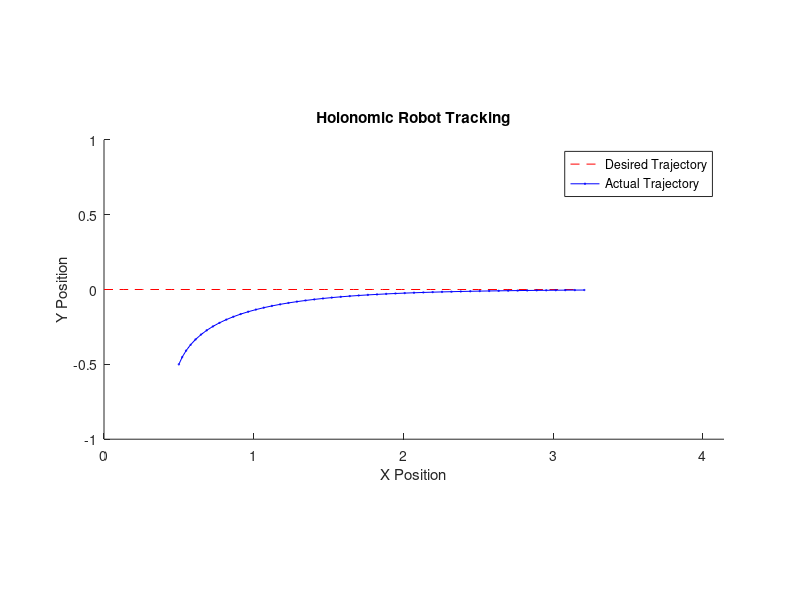
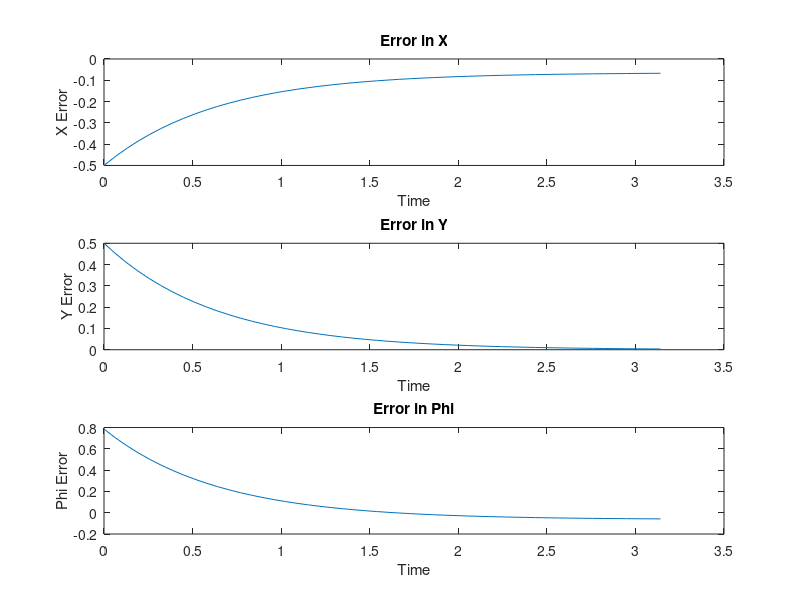

Write the MATLAB code that produced these figures, in order.
%code help taken from gpt after finding the equation for q
t = linspace(0, pi, 50);  % Time
xr = t;  % Desired trajectory for x
yr = zeros(size(t));  % Desired trajectory for y, zero as y is zero all the time
phi_r = t;  % Desired phi

% Initial pose
x = 0.5;
y = -0.5;
phi = -pi/4;

kp = 1.5;  

%storing the values in an array
x_actual = zeros(size(t));
y_actual = zeros(size(t)); 
phi_actual = zeros(size(t));
x_actual(1) = x;
y_actual(1) = y;
phi_actual(1) = phi;

% Set up figure for visualization
figure;
hold on;
axis equal;
xlim([0, pi+1]);
ylim([-1, 1]);
title('Holonomic Robot Tracking');
xlabel('X Position');
ylabel('Y Position');

% Plot the desired trajectory (xr, yr)
plot(xr, yr, '--r', 'DisplayName', 'Desired Trajectory');
legend;

% Simulation loop
robot_plot = plot(x, y, 'bo-', 'MarkerSize', 1, 'DisplayName', 'Actual Trajectory');

for i = 2:length(t)
    % Current desired pose
    q_desired = [xr(i); yr(i); phi_r(i)];
    q_actual = [x_actual(i-1); y_actual(i-1); phi_actual(i-1)];
    
    %Feedforward + Feedback
    q = [1 + kp*(xr(i) - x_actual(i-1)); 
         kp*(yr(i) - y_actual(i-1)); 
         1 + kp*(phi_r(i) - phi_actual(i-1))];
    
    % Update actual pose (simple Euler integration)
    dt = t(i) - t(i-1);
    q_actual = q_actual + q * dt;
    
    % Store results
    x_actual(i) = q_actual(1);
    y_actual(i) = q_actual(2);
    phi_actual(i) = q_actual(3);
    
    % Update robot's path plot in real-time
    set(robot_plot, 'XData', x_actual(1:i), 'YData', y_actual(1:i));
    drawnow;
    
    % Optional: Pause for a smoother animation (adjust as needed)
    pause(0.01);
end

% Plot the final error results
figure;
subplot(3,1,1);
plot(t, xr - x_actual);
title('Error in X');
xlabel('Time');
ylabel('X Error');

subplot(3,1,2);
plot(t, yr - y_actual);
title('Error in Y');
xlabel('Time');
ylabel('Y Error');

subplot(3,1,3);
plot(t, phi_r - phi_actual);
title('Error in Phi');
xlabel('Time');
ylabel('Phi Error');
